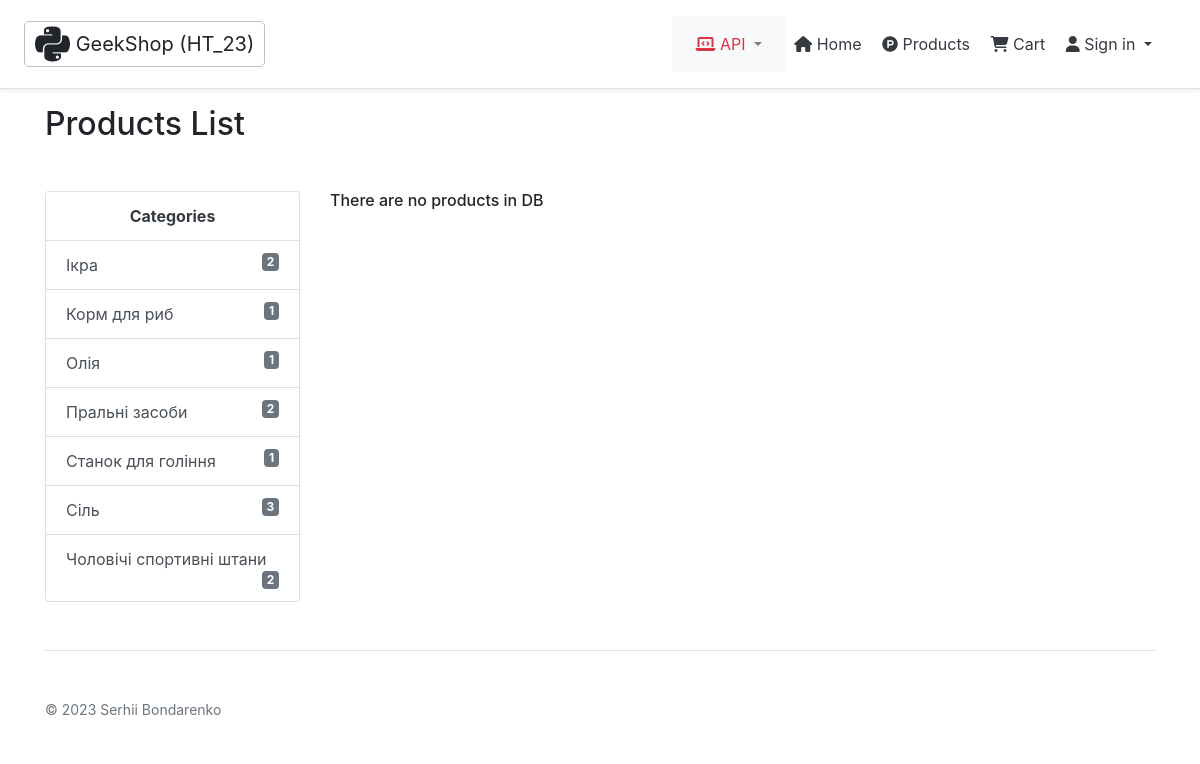
Page /products/category/27/ on the earlier database version.
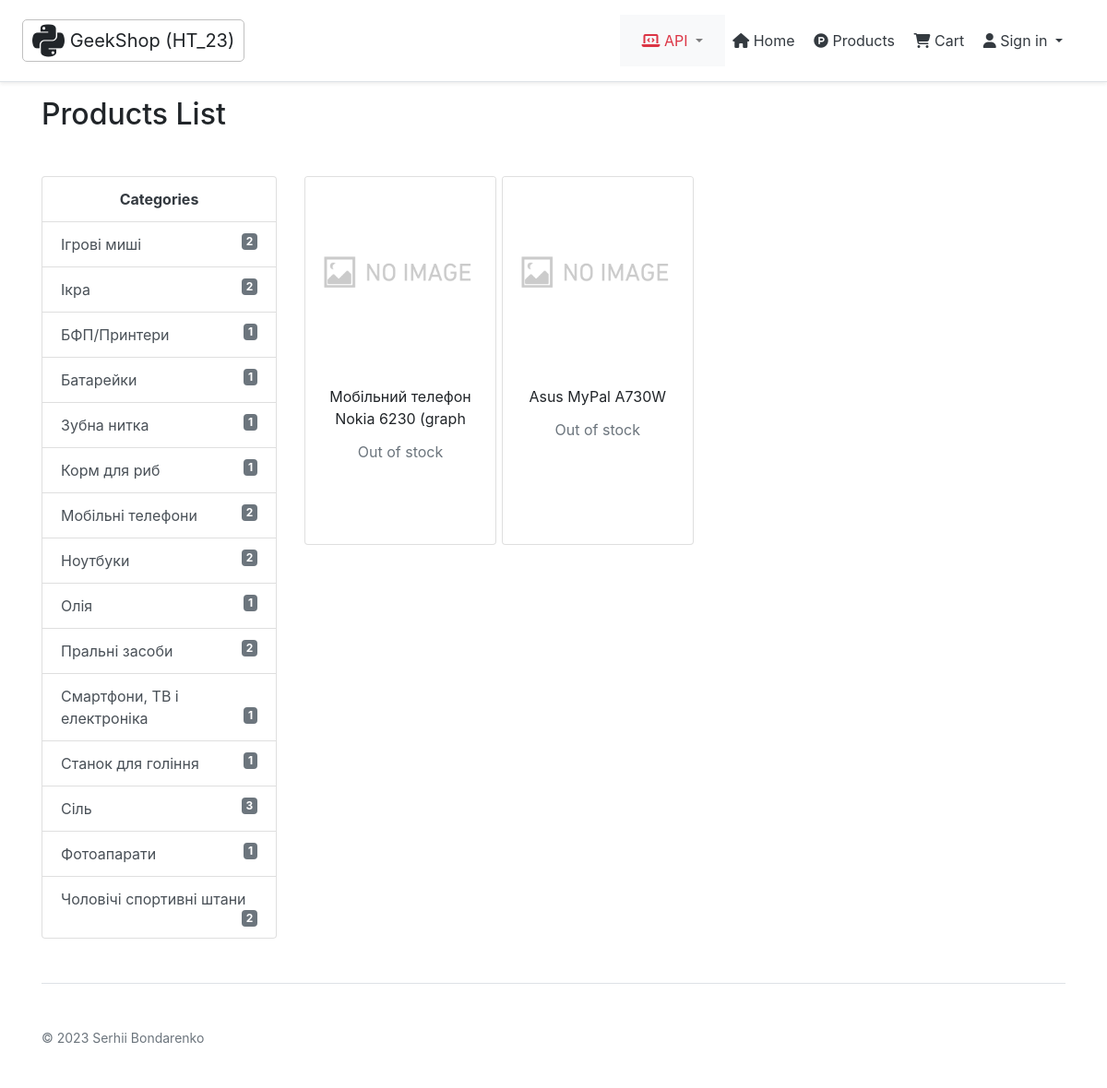
Same page on the later database version.
### rozetka/models.py (models this page shows, shortened)
class Category(models.Model):
    title = models.CharField(max_length=35)
    class Meta:  # pylint: disable=too-few-public-methods
        ordering = ("title",)

class Product(models.Model):
    product_id = models.BigIntegerField("ID")
    title = models.CharField(max_length=255)
    old_price = models.DecimalField(
        max_digits=20, decimal_places=2, blank=True, default=0.00, null=True
    )
    price = models.DecimalField(max_digits=20, decimal_places=2, default=0.00)
    href = models.URLField("URL")
    brand = models.CharField(max_length=255, blank=True, default="Unknown", null=True)
    category = models.ForeignKey(
        Category,
        on_delete=models.CASCADE,
        null=True,
        blank=True,
        related_name="product",
    )
    description = models.TextField(blank=True, default="", null=True)
    class Meta:  # pylint: disable=too-few-public-methods
        ordering = ("-id",)
        verbose_name = "Product"
        verbose_name_plural = "Products"

### rozetka/views.py (the view)
class DetailsByCategory(generic.ListView):
    paginate_by = 12
    def get_queryset(self):
        return Product.objects.filter(category_id=self.kwargs["category_id"])

### cart/cart.py (called while the page is built)
    def __len__(self):
        return sum(item["quantity"] for item in self.cart.values())

### cart/context_processors.py (called while the page is built)
def cart(request):
    return {"cart": Cart(request)}

### rozetka/templatetags/main_tags.py (called while the page is built)
@register.simple_tag
def get_categories():
    return Category.objects.all()

@register.simple_tag
def get_count_products_in_category(category_id):
    cat = Category.objects.get(id=category_id)
    return cat.product.count()

### templates/rozetka/product_list.html (shortened to what this page needs)
{% extends "base.html" %}
{% load main_tags %}
{% load static %}
{% block content %}
  <h2 class="mb-5">Products List</h2>
  <div class="row">
    <div class="col-3">
      <div class="list-group">
        {% get_categories as category_list %}
        <span class="text-dark text-center font-weight-bolder list-group-item
          list-group-item-action">Categories</span>
        {% for category in category_list %}
          <a href="{% url 'rozetka:product-category' category.id %}" class="list-group-item
          list-group-item-action" aria-current="true">
            {{ category.title }} <span class="float-right badge badge-secondary">
            {% get_count_products_in_category category.id %}
          </span>
          </a>
        {% endfor %}
      </div>
    </div>
    <div class="col">
      {% if product_list %}
        <div class="row row-cols-2 row-cols-md-4">
          {% for product in product_list %}
            <div class="col mb-2 mr-8">
              <div class="mb-2 bg-white rounded">
                <div class="card text-center" style="height:25rem; width: 13rem;">
                  <img src="{% static 'rozetka/img/no_image.png' %}" class="card-img-top"
                       alt="product">
                  <div id="body-cart" class="card-body">
                    <p class="card-title" style="font-size: medium">
                      <a class="text-reset" href="{% url 'rozetka:product-detail' product.id %}">
                        {{ product.title|slice:"35" }}
                      </a>
                    </p>
                    {% if product.price > 0 %}
                      {% if user.is_authenticated %}
                        <form class="text-center" id="change-qty-cart{{ product.id }}" action=
                            "{% url 'cart:cart_add' product.id %}"
                              method="post"
                              class="form-inline">
                          {% csrf_token %}
                          <label>
                            <span class="font-weight-light text-primary">
                              {{ product.price }} ₴
                            </span>
                          </label>
                          <input type="hidden" value="1" name="quantity">
                          {{ cart_product_form.update }}
                          <button data-pid="{{ product.id }}" id="upd" type="submit"
                                  class="btn btn-sm btn-outline-success ml-1">
                            <i class="fa-solid fa-cart-plus"></i>
                          </button>
                        </form>
                      {% endif %}
                    {% else %}
                      <p class="card-text">
                        <span class="text-muted">
                            Out of stock
                        </span>
                      </p>
                    {% endif %}
                  </div>
                </div>
              </div>
            </div>
          {% endfor %}
        </div>
      {% else %}
        <h6>There are no products in DB</h6>
      {% endif %}
    </div>
  </div>
{% endblock %}

Differences in the rows shown:
added Category: title "Ігрові миші", id "2"
added Category: title "БФП/Принтери", id "1"
added Category: title "Батарейки", id "1"
added Category: title "Зубна нитка", id "1"
added Category: title "Мобільні телефони", id "2"
added Category: title "Ноутбуки", id "2"
added Category: title "Смартфони, ТВ і електроніка", id "1"
added Category: title "Фотоапарати", id "1"
added Product: title "Мобільний телефон Nokia 6230 (graph", price "Out of stock"
added Product: title "Asus MyPal A730W", price "Out of stock"
Other differences:
text no longer shown: "There are no products in DB"
